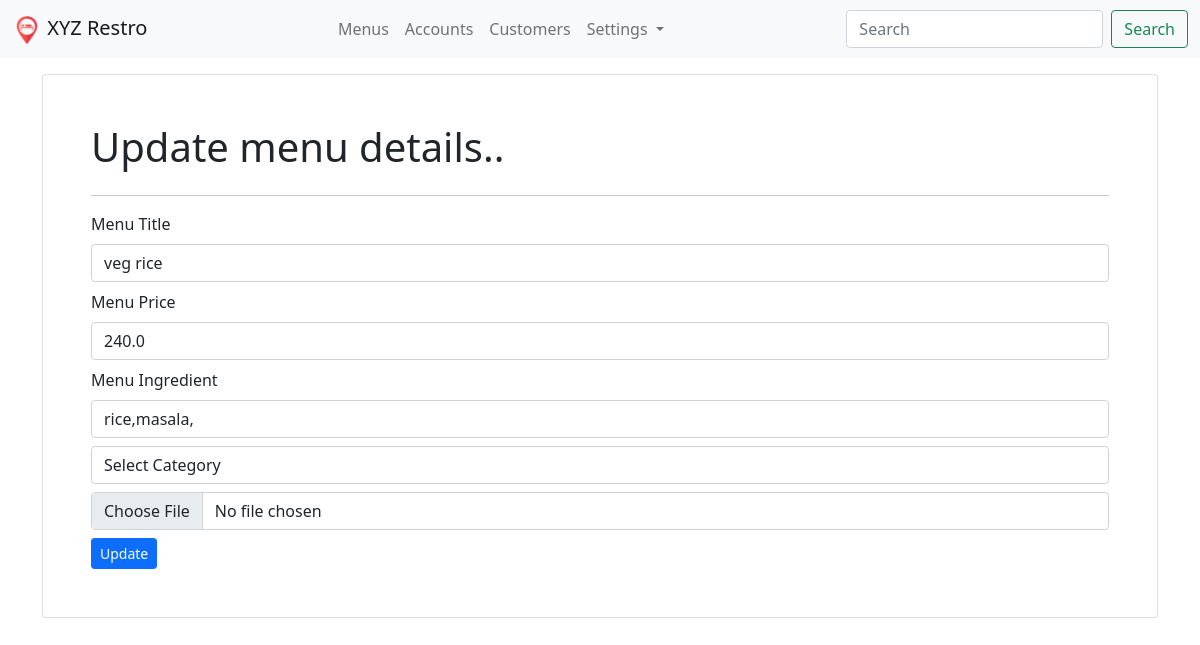
The app's page /menus/edit/18/ (signed in) with its own data.
### app_menus/models.py (models this page shows, shortened)
class Menu(models.Model):
    menu_title = models.CharField(max_length=100)
    menu_price = models.FloatField(default=0.00)
    menu_ingredient = models.CharField(max_length=100)
    menu_category = models.ForeignKey(Category,on_delete=models.CASCADE)
    menu_img = models.FileField(upload_to="images/menus/", blank=True ,null =True)
    menu_created_at =  models.DateTimeField(auto_now_add=True)
    is_active =models.BooleanField(default=True)
    class Meta:
        db_table = "restro_menus"
        ordering = ["-menu_title"]

### app_menus/views.py (the view)
# urls.py: path('edit/<int:id>/', views.edit_menu , name='menu-edit'),
@login_required(login_url = '/login/')
def edit_menu(request,id):
    menu_obj = Menu.objects.get(id =id)
    category_obj= Category.objects.all()
    context ={"data":menu_obj ,"categories": category_obj}
    context = {"data":menu_obj}
    if request.method =="POST":
        menu_obj = MenuCreateForm(data=request.POST, instance =menu_obj, files =request.FILES)
        if menu_obj.is_valid():
            menu_obj.save()
            return redirect("menu_edit",id) #redirecting to url having id
    return render(request, 'menus/edit_menu.html',context)

### templates/menus/edit_menu.html (shortened to what this page needs)
{% extends 'layouts/master.html' %}
{% block content %}
<div class="container">
    <div class="card p-5 mt-3">
        <h1>Update menu details..</h1>
        <hr>
        <form action="{% url 'menu-edit' data.id %}" method="post" enctype="multipart/form-data">
            <div class="form-group mb-2">
                <label for="menu_title">Menu Title</label>
                <input type="text" name="menu_title" class="form-control mt-2" value="{{ data.menu_title }}">
            </div>
            <div class="form-group mb-2">
                <label for="menu_price">Menu Price</label>
                <input type="number" name="menu_price" class="form-control mt-2" value="{{ data.menu_price }}">
            </div>
            <div class="form-group mb-2">
                <label for="menu_ingredient">Menu Ingredient</label>
                <input type="text" name="menu_ingredient" class="form-control mt-2" value="{{ data.menu_ingredient }}">
            </div>
            <div class="form-group mb-2">
                <select name="menu_category" class="form-control mt-2">
                    <option value="0">Select Category</option>
                </select>
            </div>
            <div class="form-group mb-2">
                <input type="file" name ="menu_img" class="form-control mb-2 mt-2">
            </div>
            <input type="submit" value="Update" class="btn btn-primary btn-sm">
        </form>
    </div>
</div>
{% endblock %}

### records on screen
Menu: menu_title "veg rice", menu_price "240.0", menu_ingredient "rice,masala,"
